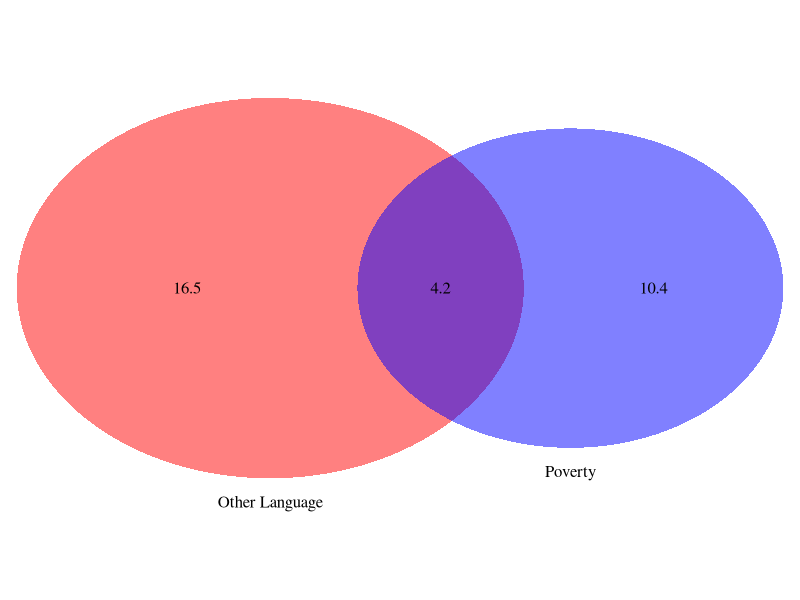
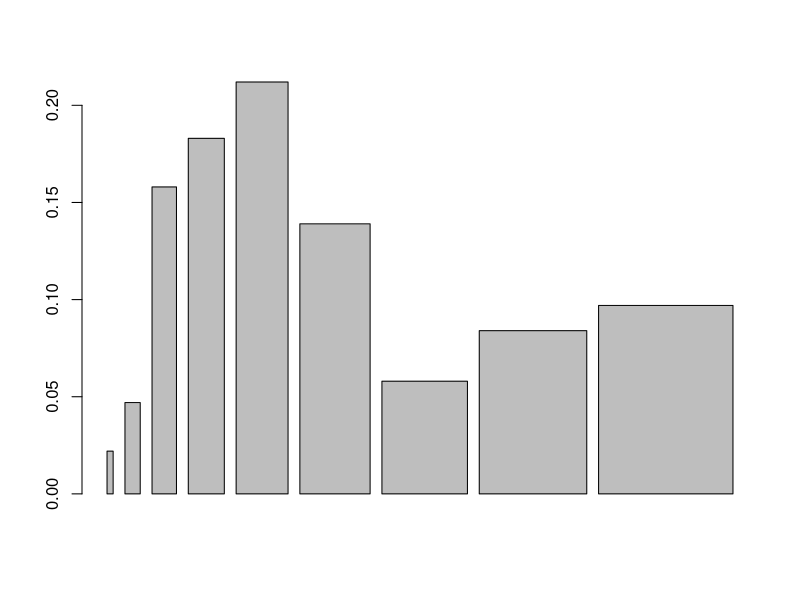

Generate these figures, in order, with R:
## ---- chunk 1
knitr::opts_chunk$set(echo = TRUE)
## ---- chunk 2
#install.packages("VennDiagram")
#install.packages("formattable")
library(VennDiagram)
library(xtable)
library(formattable)

## ---- chunk 3
grid.newpage()
draw.pairwise.venn(14.6, 20.7, 4.2, category = c("Poverty", "Other Language"), lty = rep("blank",2), fill = c("blue", "red"), alpha = rep(0.5, 2), cat.pos = c(0, 0), cat.dist = rep(0.025, 2))
## ---- chunk 4
f_blue <- 108 / 204
f_green <- 41 / 204
f_brown <- 55 / 204

m_blue <- 114 / 204
m_green <- 36 / 204
m_brown <- 54 / 204

both_blue <- 78 / 204
both_green <- 16 / 204
both_brown <- 23 / 204

## ---- chunk 5

either_blue <- f_blue + m_blue - both_blue
either_blue

## ---- chunk 6

m_blue_both_blue <- both_blue/m_blue
m_blue_both_blue

## ---- chunk 7
f_blue <- 108 / 204
f_green <- 41 / 204
f_brown <- 55 / 204

m_blue <- 114 / 204
m_green <- 36 / 204
m_brown <- 54 / 204

both_blue <- 78 / 204
both_green <- 16 / 204
both_brown <- 23 / 204

m_brown_f_blue <- 19 / 204

P_m_brown_f_blue <- m_brown_f_blue/m_brown
P_m_brown_f_blue

## ---- chunk 8
f_blue <- 108 / 204
f_green <- 41 / 204
f_brown <- 55 / 204

m_blue <- 114 / 204
m_green <- 36 / 204
m_brown <- 54 / 204

both_blue <- 78 / 204
both_green <- 16 / 204
both_brown <- 23 / 204

m_green_f_blue <- 11 / 204

p_m_green_f_blue <- m_green_f_blue/m_green
p_m_green_f_blue

## ---- chunk 9
total <- 95
prob_Hc <- 28 / total
no_rep_total <- total - 1 # Without replacment, we removed 1 book
prob_pb_fict <- 59 / no_rep_total
final <- prob_Hc * prob_pb_fict
final
## ---- chunk 10
total <- 95
prob_fict <- 72 / total
no_rep_total <- total - 1 # Without replacment, we removed 1 book
prob_Hc <- 28 / no_rep_total
final <- prob_fict * prob_Hc
final
## ---- chunk 11
total <- 95
prob_fict <- 72 / total
no_rep_total <- total # With replacment, we put back the first book
prob_Hc <- 28 / no_rep_total
final <- prob_fict * prob_Hc
final
## ---- chunk 12
fees <- c(0, 25, 35)
portions <- c(0.54, 0.34, 0.12)
model <- fees * portions

mean(model)

sd(model)

## ---- chunk 13

sum(model*120)

## ---- chunk 14
inc <- c(5, 12.5, 20, 29.5, 42.5, 57.5, 70, 88, 110)
tot <- c(0.022, 0.047, 0.158, 0.183, 0.212, 0.139, 0.058, 0.084, 0.097)

barplot(tot, inc)
## ---- chunk 15
sum(tot)       # Should add up to 100% (minor differences might be due to rounding off errors)

p_earn_less_than_50 <- sum(tot[0:5])  # sum the first 5 probabilities to get the prob of making less than 50k
p_earn_less_than_50
## ---- chunk 16
p_earn_less_than_50_F <- sum(tot[0:5]) * 0.41
p_earn_less_than_50_F
